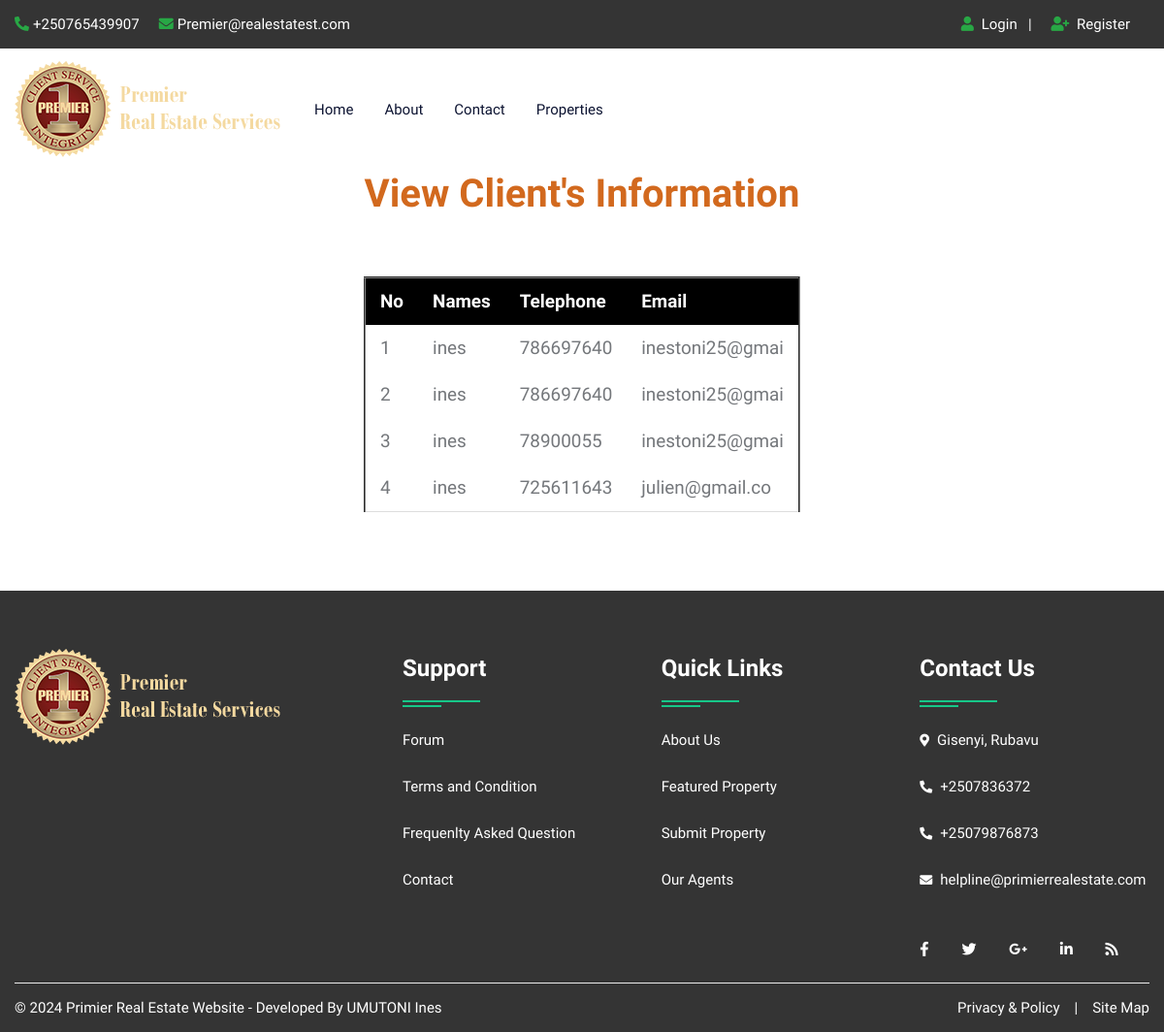
The app's page /report.php with its own data.
### tables this page shows
CREATE TABLE `property` (
  `id` int(11) NOT NULL,
  `Names` varchar(13) NOT NULL,
  `Phone` int(11) NOT NULL,
  `email` varchar(15) NOT NULL
);

### report.php (the view, shortened to what this page needs)
<!DOCTYPE html>
<html lang="en">
<head>
<link rel="stylesheet" type="text/css" href="css/bootstrap.min.css">
<link rel="stylesheet" type="text/css" href="css/bootstrap-slider.css">
<link rel="stylesheet" type="text/css" href="css/jquery-ui.css">
<link rel="stylesheet" type="text/css" href="css/layerslider.css">
<link rel="stylesheet" type="text/css" href="css/color.css">
<link rel="stylesheet" type="text/css" href="css/owl.carousel.min.css">
<link rel="stylesheet" type="text/css" href="css/font-awesome.min.css">
<link rel="stylesheet" type="text/css" href="fonts/flaticon/flaticon.css">
<link rel="stylesheet" type="text/css" href="css/style.css">
<link rel="stylesheet" type="text/css" href="css/login.css">
</head>
<body>
		<?php include("include/header.php");?>
    <center>
        <h1>View Client's Information</h1><br>
<table border="2" class="content">
    <thead>
   <div class="field"> <tr>
        <th>No</th>
        <th>Names</th>
        <th>Telephone</th>
        <th>Email</th>
    </tr></div>
    <div id="">
    <div class="row">
    <?php
$con=mysqli_connect("localhost","root","","realestatephp");
$select=mysqli_query($con,"SELECT * from property");
$num=mysqli_num_rows($select);
if ($num>0) {
 while($data=mysqli_fetch_array($select)) {
    ?>
    <tr>
        <td><?php echo $data['id'] ?></td>
        <td><?php echo $data['Names'] ?></td>
        <td><?php echo $data['Phone'] ?></td>
        <td><?php echo $data['email'] ?></td>
    </tr>
    <?php
}
 }
 else{
    echo "there is no data";
 }
     ?>
</thead>
</table>
</center>
        </div><br><br>
		<?php include("include/footer.php");?>
</body>
</html>

### include/header.php (shortened to what this page needs)
<header id="header" class="transparent-header-modern fixed-header-bg-white w-100">
            <div class="top-header bg-secondary">
                <div class="container">
                    <div class="row">
                        <div class="col-md-8">
                            <ul class="top-contact list-text-white  d-table">
                                <li><a href="#"><i class="fas fa-phone-alt text-success mr-1"></i>+250765439907</a></li>
                                <li><a href="#"><i class="fas fa-envelope text-success mr-1"></i>Premier@realestatest.com</a></li>
                            </ul>
                        </div>
                        <div class="col-md-4">
                            <div class="top-contact float-right">
                                <ul class="list-text-white d-table">
								<li><i class="fas fa-user text-success mr-1"></i>
								<?php  if(isset($_SESSION['uemail']))
								{ ?>
								<a href="logout.php">Logout</a>&nbsp;&nbsp;<?php } else { ?>
								<a href="login.php">Login</a>&nbsp;&nbsp;
								| </li>
								<li><i class="fas fa-user-plus text-success mr-1"></i><a href="register.php"> Register</li><?php } ?>
								</ul>
                            </div>
                        </div>
                    </div>
                </div>
            </div>
            <div class="main-nav secondary-nav hover-success-nav py-2">
                <div class="container">
                    <div class="row">
                        <div class="col-lg-12">
                            <nav class="navbar navbar-expand-lg navbar-light p-0"> <a class="navbar-brand position-relative" href="index.php"><img class="nav-logo" src="images/logo.jpg" alt=""></a>
                                <div class="collapse navbar-collapse" id="navbarSupportedContent">
                                    <ul class="navbar-nav mr-auto">
                                        <li class="nav-item dropdown"> <a class="nav-link" href="index.php" role="button" aria-haspopup="true" aria-expanded="false">Home</a></li>
										<li class="nav-item"> <a class="nav-link" href="about.php">About</a> </li>
                                        <li class="nav-item"> <a class="nav-link" href="contact.php">Contact</a> </li>
                                        <li class="nav-item"> <a class="nav-link" href="property.php">Properties</a> </li>
                                </div>
                            </nav>
                        </div>
                    </div>
                </div>
            </div>
        </header>

### include/footer.php
<footer class="full-row bg-secondary p-0">
            <div class="container">
                <div  class="row">
                    <div class="col-lg-12">
                        <div class="divider py-40">
                            <div class="row">
                                <div class="col-md-12 col-lg-4">
                                    <div class="footer-widget mb-4">
                                        <div class="footer-logo mb-4"> <a href="#"><img class="logo-bottom" src="images/logo.jpg" alt="image"></a> </div>
                                        </div>
                                </div>
                                <div class="col-md-12 col-lg-8">
                                    <div class="row">
                                        <div class="col-md-4 col-lg-4">
                                            <div class="footer-widget footer-nav mb-4">
                                                <h4 class="widget-title text-white double-down-line-left position-relative">Support</h4>
                                                <ul class="hover-text-primary">
                                                    <li><a href="#" class="text-white">Forum</a></li>
                                                    <li><a href="#" class="text-white">Terms and Condition</a></li>
                                                    <li><a href="#" class="text-white">Frequenlty Asked Question</a></li>
                                                    <li><a href="contact.php" class="text-white">Contact</a></li>
                                                </ul>
                                            </div>
                                        </div>
                                        <div class="col-md-4 col-lg-4">
                                            <div class="footer-widget footer-nav mb-4">
                                                <h4 class="widget-title text-white double-down-line-left position-relative">Quick Links</h4>
                                                <ul class="hover-text-primary">
                                                    <li><a href="about.php" class="text-white">About Us</a></li>
                                                    <li><a href="#" class="text-white">Featured Property</a></li>
                                                    <li><a href="#" class="text-white">Submit Property</a></li>
                                                    <li><a href="agent.php" class="text-white">Our Agents</a></li>
                                                </ul>
                                            </div>
                                        </div>
                                        <div class="col-md-4 col-lg-4">
                                            <div class="footer-widget">
                                                <h4 class="widget-title text-white double-down-line-left position-relative">Contact Us</h4>
                                                <ul class="text-white">
                                                    <li class="hover-text-primary"><i class="fas fa-map-marker-alt text-white mr-2 font-13 mt-1"></i>Gisenyi, Rubavu</li>
                                                    <li class="hover-text-primary"> <i class="fas fa-phone-alt text-white mr-2 font-13 mt-1"></i>+2507836372</li>
													<li class="hover-text-primary"> <i class="fas fa-phone-alt text-white mr-2 font-13 mt-1"></i>+25079876873</li>
                                                    <li class="hover-text-primary"><i class="fas fa-envelope text-white mr-2 font-13 mt-1"></i>helpline@primierrealestate.com</li>
                                                </ul>
                                            </div>
                                            <div class="footer-widget media-widget mt-4 text-white hover-text-primary"> <a href="#"><i class="fab fa-facebook-f"></i></a> <a href="#"><i class="fab fa-twitter"></i></a> <a href="#"><i class="fab fa-google-plus-g"></i></a> <a href="#"><i class="fab fa-linkedin-in"></i></a> <a href="#"><i class="fas fa-rss"></i></a> </div>
                                        </div>
                                    </div>
                                </div>
                            </div>
                        </div>
                    </div>
                </div>
                <div class="row copyright">
                    <div class="col-sm-6"> <span class="text-white">© <?php echo date('Y');?> Primier Real Estate Website - Developed By  UMUTONI Ines</span> </div>
                    <div class="col-sm-6">
                        <ul class="line-menu text-white hover-text-primary float-right">
                            <li><a href="#">Privacy & Policy</a></li>
                            <li>|</li>
                            <li><a href="#"> Site Map</a></li>
                        </ul>
                    </div>
                </div>
            </div>
        </footer>

### css/color.css (style rules this page uses)
:root { --theme-ordinary-color: #74777b; }
:root { --theme-primary-color: #17c788; }
:root { --theme-secondary-color: #0d1432; }
:root { --theme-white-color: #fff; }
:root { --theme-light-color: #f8f8f8; }
:root { --theme-gray-color: #f5f5f5; }
:root { --theme-footer-color: #091b4b; }
:root { --theme-dark-color: #091b4b; }
:root { --text-light-color: #a3a7af; }
:root { --theme-primary-opacity-color: rgba(11, 191, 141, .8); }
:root { --theme-secondary-opacity-color: rgba(13,20,50,0.7); }
:root { --theme-white-opacity-color: rgba(255, 255, 255, 0.3); }
:root { --theme-dark-opacity-color: rgba(0, 0, 0, 0.5); }
:root { --theme-ordinary-font: 'Muli', sans-serif; }
:root { --theme-highlight-font: 'Comfortaa', cursive; }

### report.php (style rules this page uses)
.content { border-collapse: collapse; margin: 25px 0; font-size: 0.5cm; min-width: 300px; border-bottom: 1px solid #dddddd ; }
th { background-color: black; color: white; text-align: left; font-weight: bold; }
table { align-content: center; }
h1 { text-align: center; color: chocolate; }

### records on screen
property: id "1", Names "ines", Phone "786697640", email "inestoni25@gmai"
property: id "2", Names "ines", Phone "786697640", email "inestoni25@gmai"
property: id "3", Names "ines", Phone "78900055", email "inestoni25@gmai"
property: id "4", Names "ines", Phone "725611643", email "julien@gmail.co"
